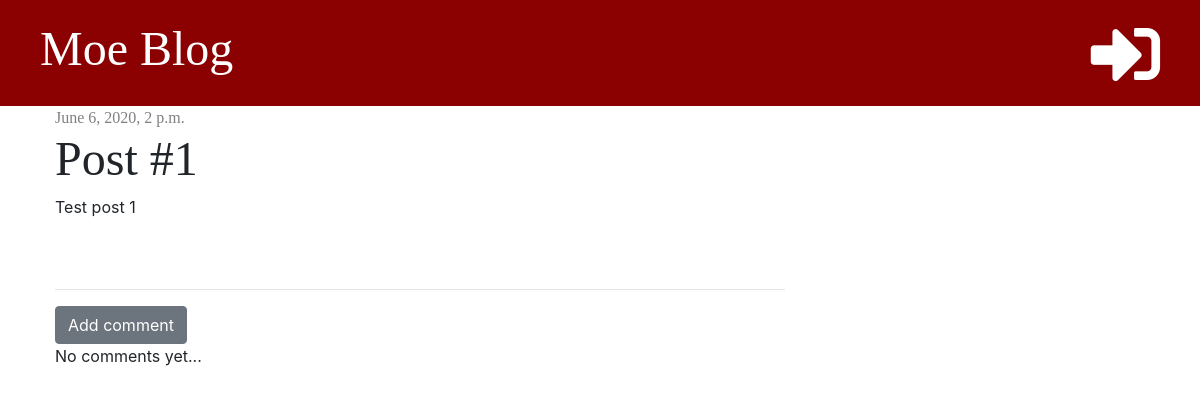
/post/1/, run on an earlier commit of the app's database.
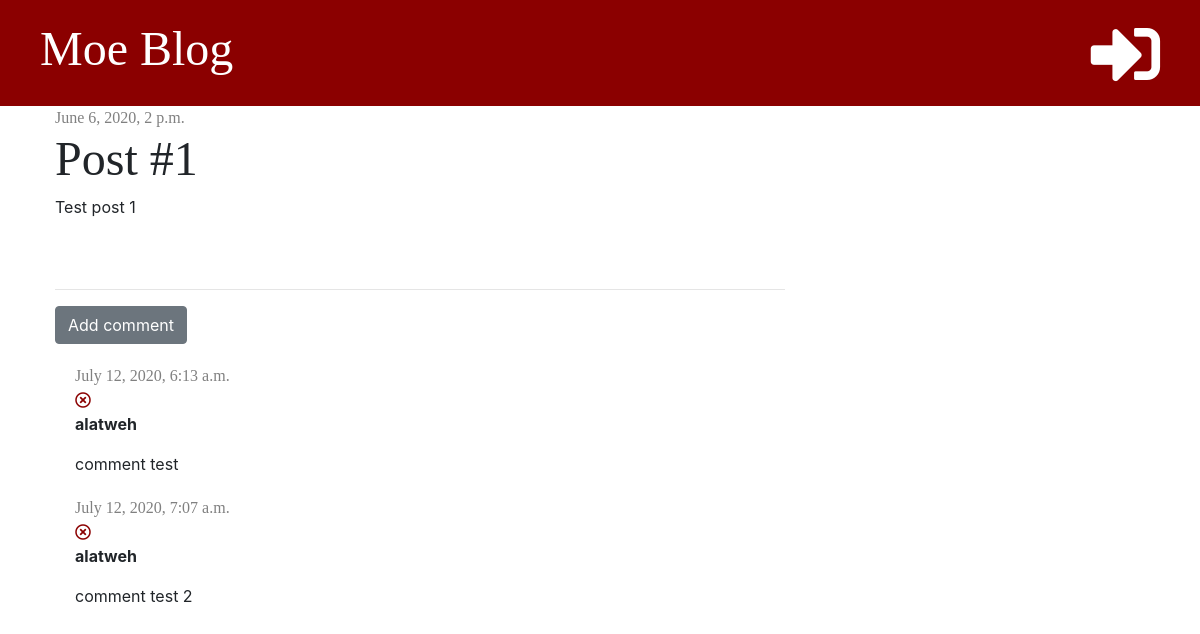
And on a later commit of the database.
### blog/models.py (models this page shows, shortened)
class Post(models.Model):
    author = models.ForeignKey('auth.User', on_delete=models.CASCADE)
    title = models.CharField(max_length=200)
    text = models.TextField()
    created_date = models.DateTimeField(default=timezone.now)
    published_date = models.DateTimeField(blank=True, null=True)

class Comment(models.Model):
    post = models.ForeignKey('blog.Post', on_delete=models.CASCADE, related_name='comments')
    author = models.CharField(max_length=200)
    text = models.TextField()
    created_date = models.DateTimeField(default=timezone.now)

### blog/views.py (the view)
# urls.py: path('post/<int:pk>/', views.post_detail, name='post_detail'),
def post_detail(request, pk):
    post = get_object_or_404(Post, pk=pk)
    stuff_for_frontend = {'post': post}
    return render(request, 'blog/post_detail.html', stuff_for_frontend)

### blog/templates/blog/post_detail.html (shortened to what this page needs)
{% extends 'blog/base.html' %}
{% block content %}
    <div class="post">
        {% if post.published_date %}
            <div class="date">
                {{ post.published_date }}
            </div>
        {% else %}
            <a href="{% url 'post_publish' pk=post.pk %}" class="btn btn-primary">Publish</a>
        {% endif %}
        <h1>{{ post.title }}</h1>
        <p>{{ post.text|linebreaksbr }}</p>
    </div>
    <hr>
    <a href="{% url 'add_comment_to_post' pk=post.pk %}" class="btn btn-secondary">Add comment</a>
    {% for comment in post.comments.all %}
        <div class="comment">
            <div class="date">
                {{ comment.created_date }}
            </div>
            <a href="{% url 'comment_remove' pk=comment.pk %}"><i class="far fa-times-circle"  style="color: #8B0000"></i></a>
            <p><strong>{{ comment.author }}</strong></p>
            <p>{{ comment.text }}</p>
        </div>
        {% empty %}
            <p>No comments yet...</p>
    {% endfor %}
{% endblock %}

### blog/templates/blog/base.html (shortened to what this page needs)
<!DOCTYPE html>
{% load static %}
<html lang="en">
<head>
    <link rel="stylesheet" href="https://stackpath.bootstrapcdn.com/bootstrap/4.1.3/css/bootstrap.min.css">
    <link rel="stylesheet" href="{% static 'css/blog.css' %}">
    <link rel="stylesheet" href="https://use.fontawesome.com/releases/v5.2.0/css/all.css"
>
</head>
<body>
<div class="page-header">
    {% if user.is_authenticated %}
        <a href="{% url 'post_new' %}" class="top-menu"><i class="fas fa-plus fa-2x"></i></a>
        <a href="{% url 'post_draft_list' %}" class="top-menu"><i class="fab fa-firstdraft fa-2x"></i></a>
        <p class="top-menu">Hello, {{ user.username }} <small>(<a href="{% url 'logout' %}">Logout</a>)</small></p>
    {% else %}
        <a href="{% url 'login' %}" class="top-menu"><i class="fas fa-sign-in-alt fa-2x"></i></a>
    {% endif %}
    <h1><a href="/">Moe Blog</a></h1>
</div>
<div class="content container">
    <div class="row">
        <div class="col-md-8">
            {% block content %}
            {% endblock %}
        </div>
    </div>
</div>
</body>
</html>

### blog/static/css/blog.css (style rules this page uses)
.page-header { background-color: #8B0000; margin-top: 0; padding: 20px 20px 20px 40px; }
.page-header h1, .page-header h1 a { color: #ffffff; font-size: 36pt; text-decoration: none }
.content { margin-left: 40px; }
h1, h2, h3, h4 { font-family: 'Tangerine' , 'Inconsolata' , 'Droid Sans' , serif; font-size: 48px; }
.date, date p { color: #808080; font-family: 'Tangerine' , 'Inconsolata' , 'Droid Sans' , serif; }
.post { margin-bottom: 70px; }
.top-menu, .top-menu:hover { color: #FFFFFF; float: right; font-size: 26pt; margin-right: 20px; }
.comment { margin: 20px 0px 20px 20px; }

What changed in the data, as far as the page shows it:
added Comment: created_date "July 12, 2020, 6:13 a.m.", author "alatweh", text "comment test"
added Comment: created_date "July 12, 2020, 7:07 a.m.", author "alatweh", text "comment test 2"
Also different on the page:
text no longer shown: "No comments yet..."
